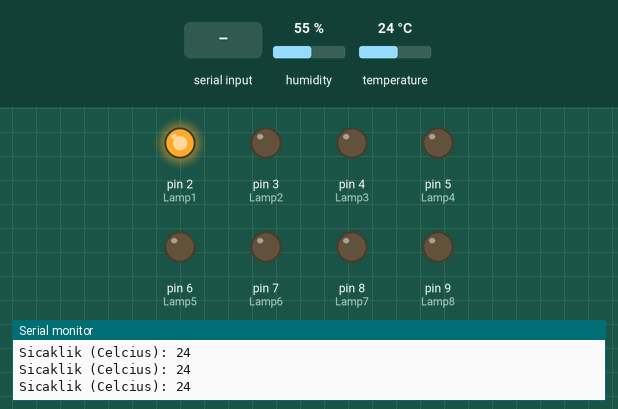
Recording of a sketch running on a simulated Arduino Uno, built with avr-gcc and run on an emulated ATmega328P. Parts: output pins drawn as LEDs (lit = HIGH), the last lines printed to the serial monitor. Dashed ring = blinking. The test bench sets the inputs (shaded band); at power-on: humidity 55 %, temperature 24 °C.

Above: at 1.2 s.
1.3 s: "A" received over the second serial link
At 1.89 s:
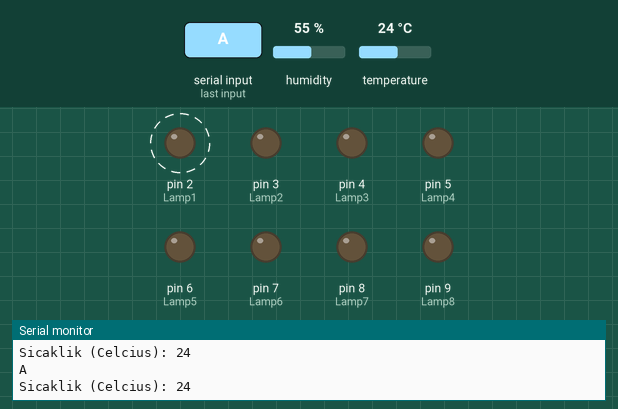
4.3 s: "2" received over the second serial link
At 5.5 s:
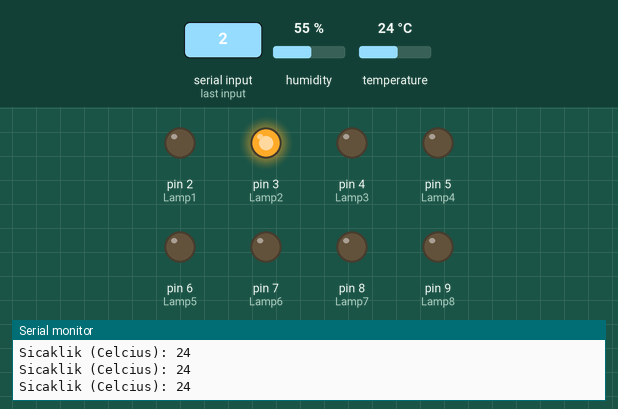
5.9 s: "1" received over the second serial link
At 6.9 s:
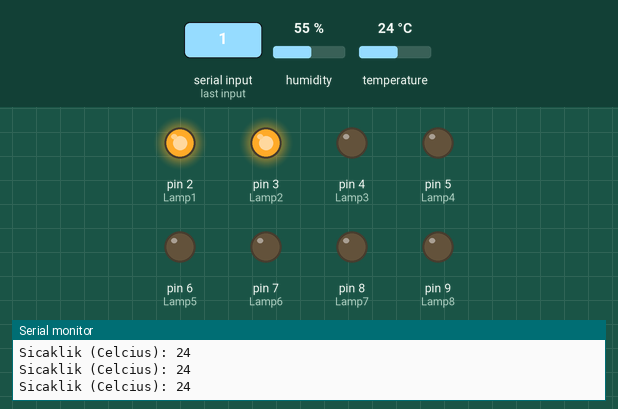
7.4 s: "3" received over the second serial link
At 8.3 s:
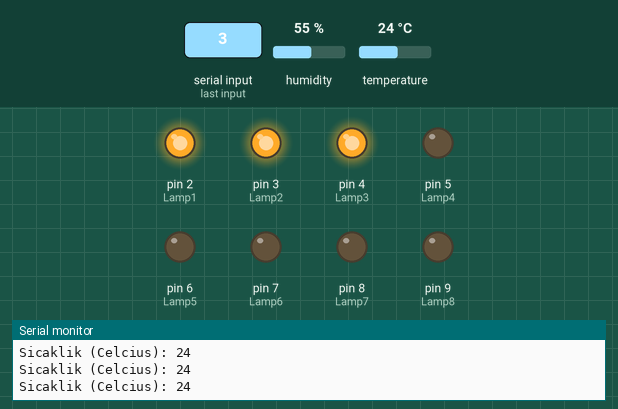
8.9 s: "4" received over the second serial link
At 9.5 s:
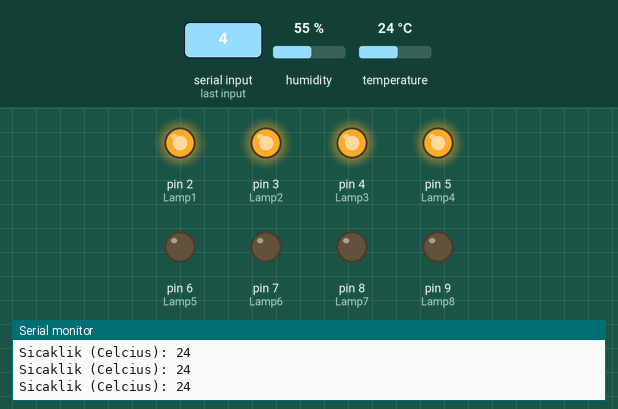
10.4 s: "5" received over the second serial link
At 10.7 s:
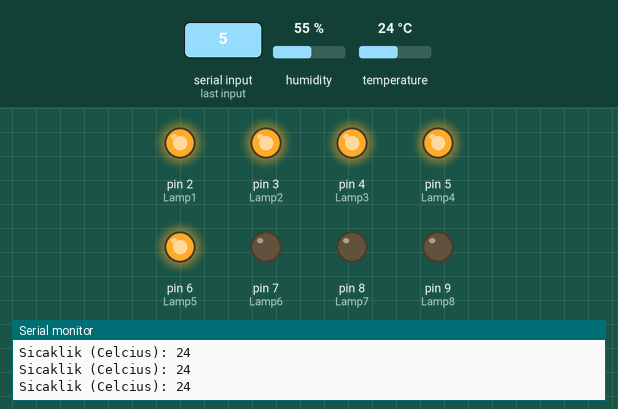
Timing chart, 0 to 12.9 s (numbered marks = the images above; inputs shaded):
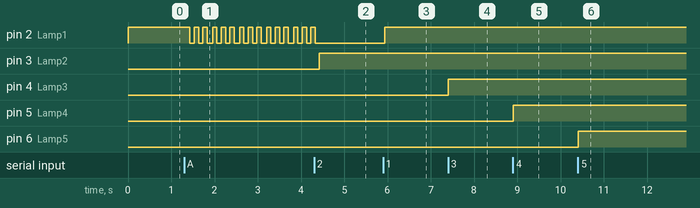

Measured:
- after the input at 1.3 s, pin 2 (Lamp1): alternates HIGH for 0.10 s and LOW for 0.10 s, starting after 0.13 s
- after the input at 4.3 s, pin 2 (Lamp1): goes on until 4.3 s, then stays LOW; pin 3 (Lamp2): LOW → HIGH after 0.13 s
- after the input at 5.9 s, pin 2 (Lamp1): LOW → HIGH at once
- after the input at 7.4 s, pin 4 (Lamp3): LOW → HIGH at once
- after the input at 8.9 s, pin 5 (Lamp4): LOW → HIGH at once
- after the input at 10.4 s, pin 6 (Lamp5): LOW → HIGH at once

The sketch:

smartCamper.ino
```cpp
#include <SoftwareSerial.h>
SoftwareSerial mySerial(11, 12); //
//-------------------------------------------------
#include <dht11.h>
#define DHT11PIN 10
dht11 DHT11;
//------------------------------------------------
#define Lamp1 2
#define Lamp2 3
#define Lamp3 4
#define Lamp4 5
#define Lamp5 6
#define Lamp6 7
#define Lamp7 8
#define Lamp8 9


#define ON 1
#define OFF 0
char val;
String statusLamp1,statusLamp2,statusLamp3,statusLamp4,statusLamp5,statusLamp6,statusLamp7,statusLamp8;

void setup() {
  pinMode(Lamp1,OUTPUT);digitalWrite (Lamp1,ON);
  pinMode(Lamp2,OUTPUT);digitalWrite (Lamp2,OFF);
  pinMode(Lamp3,OUTPUT);digitalWrite (Lamp3,OFF);
  pinMode(Lamp4,OUTPUT);digitalWrite (Lamp4,OFF);
  pinMode(Lamp5,OUTPUT);digitalWrite (Lamp5,OFF);
  pinMode(Lamp6,OUTPUT);digitalWrite (Lamp6,OFF);
  pinMode(Lamp7,OUTPUT);digitalWrite (Lamp7,OFF);
  pinMode(Lamp8,OUTPUT);digitalWrite (Lamp8,OFF);
  mySerial.begin(9600);
  Serial.begin(9600);
}

void loop() {
  int chk = DHT11.read(DHT11PIN);
  int celcius=(DHT11.temperature);
  Serial.print("Sicaklik (Celcius): ");
  Serial.println(celcius);
  if(val=='1'){
    if(celcius<21){
    role('A');
    }else if(celcius>21){
    role('1');
    }
  }else if(val=='A'){
    role('1');
    delay(100);
    role('A');
    delay(100);
    role('1');
    delay(100);
    role('A');
    delay(100);
    role('1');
    delay(100);
    role('A');
    delay(100);
  }
  role();
}


void role(char roleIsiticiAc){
   if( roleIsiticiAc=='1' ) {
    digitalWrite(Lamp1,ON); statusLamp1="1"; }
  else if( roleIsiticiAc=='A' ) {
    digitalWrite(Lamp1,OFF); statusLamp1="A"; }
}

void role(){
  if( mySerial.available() >0 ) {
    val = mySerial.read();
    Serial.println(val);
 }
 if( val == '2' ) {
    digitalWrite(Lamp2,ON); statusLamp2="2"; }
  else if( val == '3' ) {
    digitalWrite(Lamp3,ON); statusLamp3="3"; }
  else if( val == '4' ) {
    digitalWrite(Lamp4,ON); statusLamp4="4"; }
  else if( val == '5' ) {
    digitalWrite(Lamp5,ON); statusLamp5="5"; }
  else if( val == '6' ) {
    digitalWrite(Lamp6,ON); statusLamp6="6"; }
  else if( val == '7' ) {
    digitalWrite(Lamp7,ON); statusLamp7="7"; }
  else if( val == '8' ) {
    digitalWrite(Lamp8,ON); statusLamp8="8"; }
  else if( val == '9' ) {
    digitalWrite(Lamp1,ON); statusLamp1="1";
    digitalWrite(Lamp2,ON); statusLamp2="2";
    digitalWrite(Lamp3,ON); statusLamp3="3";
    digitalWrite(Lamp4,ON); statusLamp4="4";
    digitalWrite(Lamp5,ON); statusLamp5="5";
    digitalWrite(Lamp6,ON); statusLamp6="6";
    digitalWrite(Lamp7,ON); statusLamp7="7";
    digitalWrite(Lamp8,ON); statusLamp8="8";
 }
  else if( val == 'B' ) {
    digitalWrite(Lamp2,OFF); statusLamp2="B"; }
  else if( val == 'C' ) {
    digitalWrite(Lamp3,OFF); statusLamp3="C"; }
  else if( val == 'D' ) {
    digitalWrite(Lamp4,OFF); statusLamp4="D"; }
  else if( val == 'E' ) {
    digitalWrite(Lamp5,OFF); statusLamp5="E"; }
  else if( val == 'F' ) {
    digitalWrite(Lamp6,OFF); statusLamp6="F"; }
  else if( val == 'G' ) {
    digitalWrite(Lamp7,OFF); statusLamp7="G"; }
  else if( val == 'H' ) {
    digitalWrite(Lamp8,OFF); statusLamp8="H"; }
  else if( val == 'I' ) {
    digitalWrite(Lamp1,OFF); statusLamp1="A";
    digitalWrite(Lamp2,OFF); statusLamp2="B";
    digitalWrite(Lamp3,OFF); statusLamp3="C";
    digitalWrite(Lamp4,OFF); statusLamp4="D";
    digitalWrite(Lamp5,OFF); statusLamp5="E";
    digitalWrite(Lamp6,OFF); statusLamp6="F";
    digitalWrite(Lamp7,OFF); statusLamp7="G";
    digitalWrite(Lamp8,OFF); statusLamp8="H";
 }
 else if( val == 'S' ) {

    delay(500);
    mySerial.println(statusLamp1+statusLamp2+statusLamp3+statusLamp4+statusLamp5+statusLamp6+statusLamp7+statusLamp8+"J"); //delay(500);
    val=' ';
 }
}
```
